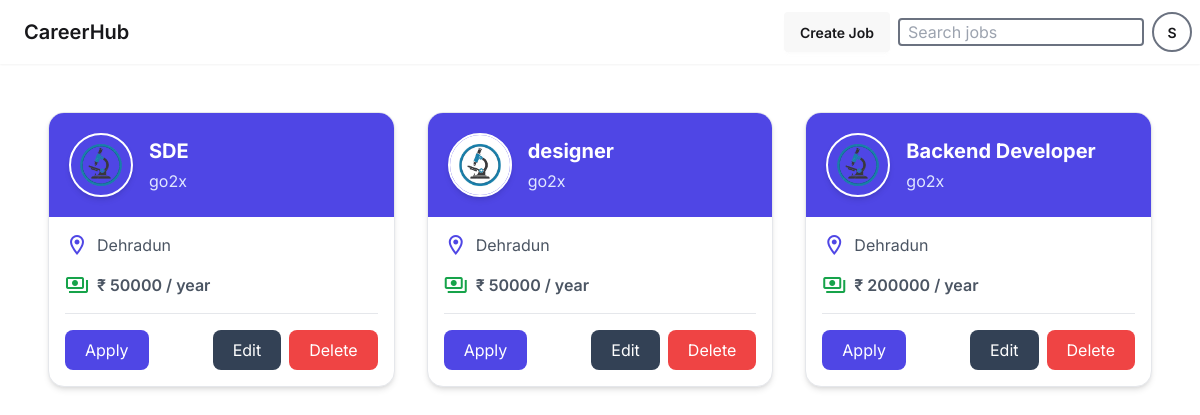
The app's page / (signed in) with its own data.
### myapp/models.py (models this page shows, shortened)
class Job(models.Model):
    title = models.CharField(max_length=255)
    companyName = models.CharField(max_length=255)
    location = models.CharField(max_length=255)
    salary = models.IntegerField()
    logo = models.ImageField(upload_to='logos/', null=True, blank=True)

### myapp/views.py (the view)
# urls.py: 2. Add a URL to urlpatterns:  path('', views.home, name='home')
def home(request):
    query = request.GET.get('query', '')  # Get the search query from the GET parameters
    jobs = Job.objects.all()
    if query:
        jobs = jobs.filter(
            Q(title__icontains=query) |
            Q(companyName__icontains=query) |
            Q(location__icontains=query)
        )
    return render(request, 'index.html', {'jobs': jobs, 'query': query})

### myapp/templates/index.html (shortened to what this page needs)
{% extends 'base.html' %}
{% load static %}
{% block content %}
  <section id="job-results" class="max-w-6xl mx-auto px-6 pb-16 mt-12" aria-live="polite">
    {% if jobs %}
      <div class="grid grid-cols-1 md:grid-cols-2 lg:grid-cols-3 gap-8">
        {% for job in jobs %}
          <div class="job-card bg-white rounded-2xl shadow-md hover:shadow-xl transition duration-300 border border-gray-200 overflow-hidden">
            <div class="bg-indigo-600 p-5 flex items-center gap-4">
              {% if job.logo %}
                <img src="{{ job.logo.url }}" alt="{{ job.companyName }} Logo" class="w-16 h-16 rounded-full object-cover border-2 border-white shadow-md" />
              {% else %}
                <div class="w-16 h-16 rounded-full bg-white/20 flex items-center justify-center text-white border-2 border-white">
                  <span class="material-icons-outlined">business</span>
                </div>
              {% endif %}
              <div>
                <h2 class="text-xl font-bold text-white">{{ job.title }}</h2>
                <p class="text-indigo-100 mt-1">{{ job.companyName }}</p>
              </div>
            </div>
            <div class="p-4 space-y-4">
              <div class="flex items-center gap-2 text-gray-600">
                <span class="material-icons-outlined text-indigo-600">location_on</span>
                <span>{{ job.location }}</span>
              </div>
              <div class="flex items-center gap-2 text-gray-600">
                <span class="material-icons-outlined text-green-600">payments</span>
                <span class="font-semibold">₹ {{ job.salary }} / year</span>
              </div>
              <hr />
              <div class="flex justify-between items-center">
                <button class="bg-indigo-600 hover:bg-indigo-700 text-white px-5 py-2 rounded-lg transition">Apply</button>
                {% if user.is_authenticated %}
                  <div class="flex gap-2">
                    <a href="{% url 'updateJob' job.id %}" class="bg-slate-700 hover:bg-slate-800 text-white px-5 py-2 rounded-lg transition">Edit</a>
                    <form action="{% url 'deleteJob' job.id %}" method="POST">
                      <button type="submit" onclick="return confirm('Are you sure you want to delete this job?')" class="bg-red-500 hover:bg-red-600 text-white px-5 py-2 rounded-lg transition">Delete</button>
                    </form>
                  </div>
                {% endif %}
              </div>
            </div>
          </div>
        {% endfor %}
      </div>
    {% endif %}
  </section>
{% endblock %}

### myapp/templates/base.html (shortened to what this page needs)
<!DOCTYPE html>
<html lang="en">
  <head>
    <link href="https://cdn.jsdelivr.net/npm/daisyui@5" rel="stylesheet" type="text/css" />
    <script src="https://cdn.jsdelivr.net/npm/@tailwindcss/browser@4"></script>
    <script src="https://cdn.tailwindcss.com"></script>
  </head>
  <body>
    {% block navbar %}
      <div class="navbar bg-base-100 shadow-sm">
        <div class="flex-1">
          <a href="{% url 'home' %}" class="btn btn-ghost text-xl">CareerHub</a>
        </div>
        <div class="flex gap-2">
          {% if user.is_authenticated %}
            <a href="{% url 'createjob' %}" class="btn btn-white">Create Job</a>
          {% else %}
            <a href="{% url 'register' %}" class="btn btn-primary text-white">Register</a>
            <a href="{% url 'login' %}" class="btn btn-ghost">Login</a>
          {% endif %}
          <form id="search-form" action="{% url 'home' %}" method="get" class="flex items-center">
            <input id="search-input" type="search" name="query" value="{{ query|default:'' }}" placeholder="Search jobs" autocomplete="off" class="pl-2 border-2 border-gray-500 rounded w-24 md:w-auto" />
          </form>
          {% if user.is_authenticated %}
            <div class="dropdown dropdown-end">
              <div tabindex="0" role="button" class="btn btn-ghost btn-circle avatar">
                <div class="w-10 rounded-full border-2 border-gray-500 itmes-center justify-center flex">
                  <span class="items-center justify-center flex">{{ user.username|first|upper }}</span>
                </div>
              </div>
            </div>
          {% endif %}
        </div>
      </div>
    {% endblock %}
    <main>
      {% block content %}
      {% endblock %}
    </main>
  </body>
</html>

### myapp/templates/base.html (style rules this page uses)
body { font-family: 'Inter', sans-serif; }
.job-card { transition: box-shadow 150ms ease, transform 150ms ease; }

### records on screen
Job: logo (picture), title "SDE", companyName "go2x", location "Dehradun", salary "50000"
Job: logo (picture), title "designer", companyName "go2x", location "Dehradun", salary "50000"
Job: logo (picture), title "Backend Developer", companyName "go2x", location "Dehradun", salary "200000"

### other values on screen
{{ user.username|first|upper }} "S"
